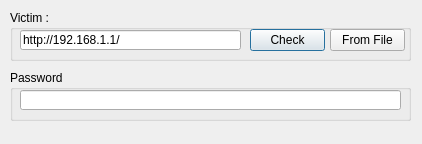
<?xml version="1.0" encoding="UTF-8"?>
<ui version="4.0">
 <class>MainWindow</class>
 <widget class="QMainWindow" name="MainWindow">
  <property name="geometry">
   <rect>
    <x>0</x>
    <y>0</y>
    <width>422</width>
    <height>144</height>
   </rect>
  </property>
  <property name="maximumSize">
   <size>
    <width>422</width>
    <height>144</height>
   </size>
  </property>
  <property name="windowTitle">
   <string>ZynOS Decrypt | 8ThBiT</string>
  </property>
  <widget class="QWidget" name="centralWidget">
   <property name="sizePolicy">
    <sizepolicy hsizetype="Fixed" vsizetype="Fixed">
     <horstretch>0</horstretch>
     <verstretch>0</verstretch>
    </sizepolicy>
   </property>
   <property name="minimumSize">
    <size>
     <width>422</width>
     <height>124</height>
    </size>
   </property>
   <property name="maximumSize">
    <size>
     <width>422</width>
     <height>124</height>
    </size>
   </property>
   <widget class="QGroupBox" name="groupBox">
    <property name="geometry">
     <rect>
      <x>10</x>
      <y>10</y>
      <width>401</width>
      <height>51</height>
     </rect>
    </property>
    <property name="title">
     <string>Victim : </string>
    </property>
    <widget class="QLineEdit" name="txtURL">
     <property name="geometry">
      <rect>
       <x>10</x>
       <y>20</y>
       <width>221</width>
       <height>20</height>
      </rect>
     </property>
     <property name="text">
      <string>http://192.168.1.1/</string>
     </property>
    </widget>
    <widget class="QPushButton" name="btnCheck">
     <property name="geometry">
      <rect>
       <x>240</x>
       <y>19</y>
       <width>75</width>
       <height>22</height>
      </rect>
     </property>
     <property name="text">
      <string>Check</string>
     </property>
     <property name="default">
      <bool>true</bool>
     </property>
    </widget>
    <widget class="QPushButton" name="btnFile">
     <property name="geometry">
      <rect>
       <x>320</x>
       <y>19</y>
       <width>75</width>
       <height>22</height>
      </rect>
     </property>
     <property name="text">
      <string>From File</string>
     </property>
    </widget>
   </widget>
   <widget class="QGroupBox" name="groupBox_2">
    <property name="geometry">
     <rect>
      <x>10</x>
      <y>70</y>
      <width>401</width>
      <height>51</height>
     </rect>
    </property>
    <property name="title">
     <string>Password</string>
    </property>
    <widget class="QLineEdit" name="txtPassword">
     <property name="geometry">
      <rect>
       <x>10</x>
       <y>20</y>
       <width>381</width>
       <height>20</height>
      </rect>
     </property>
     <property name="readOnly">
      <bool>true</bool>
     </property>
    </widget>
   </widget>
  </widget>
  <widget class="QStatusBar" name="statusBar">
   <property name="sizeGripEnabled">
    <bool>false</bool>
   </property>
  </widget>
 </widget>
 <layoutdefault spacing="6" margin="11"/>
 <tabstops>
  <tabstop>txtURL</tabstop>
  <tabstop>btnCheck</tabstop>
  <tabstop>btnFile</tabstop>
  <tabstop>txtPassword</tabstop>
 </tabstops>
 <resources/>
 <connections/>
</ui>
